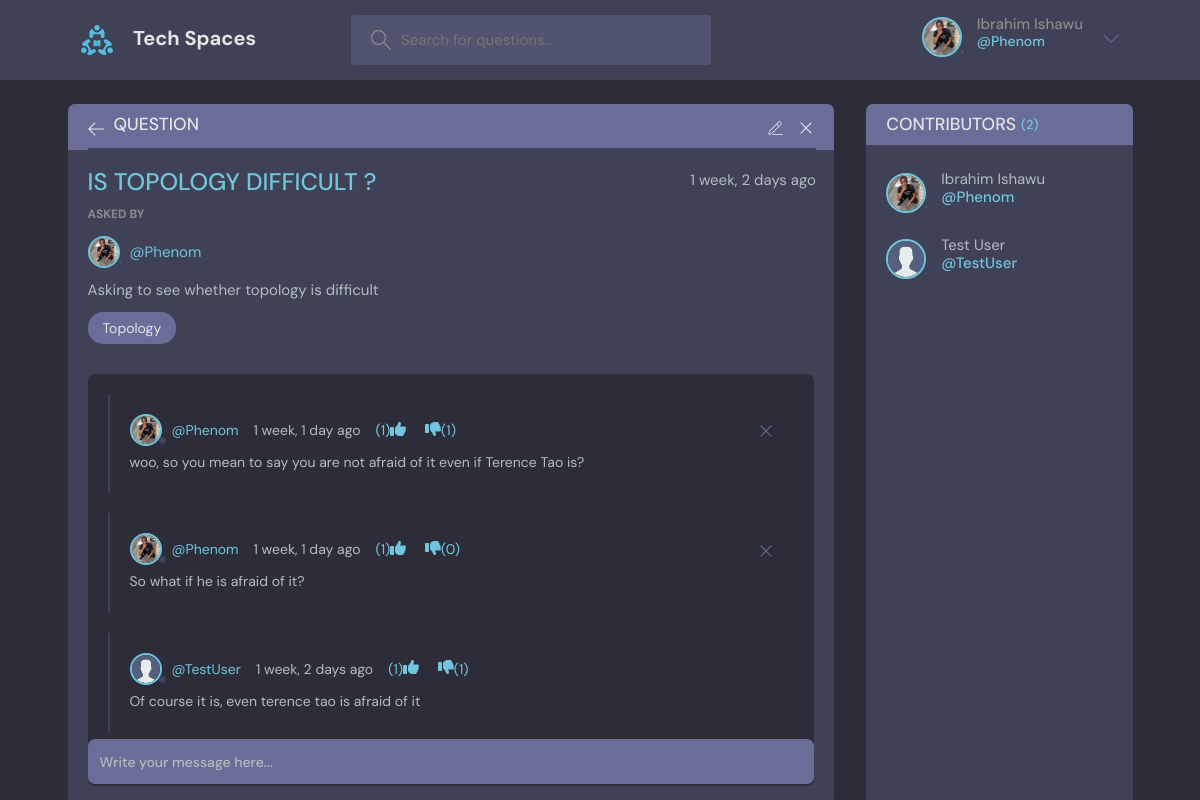
Page /question/1/view/ (signed in) on the earlier database version.
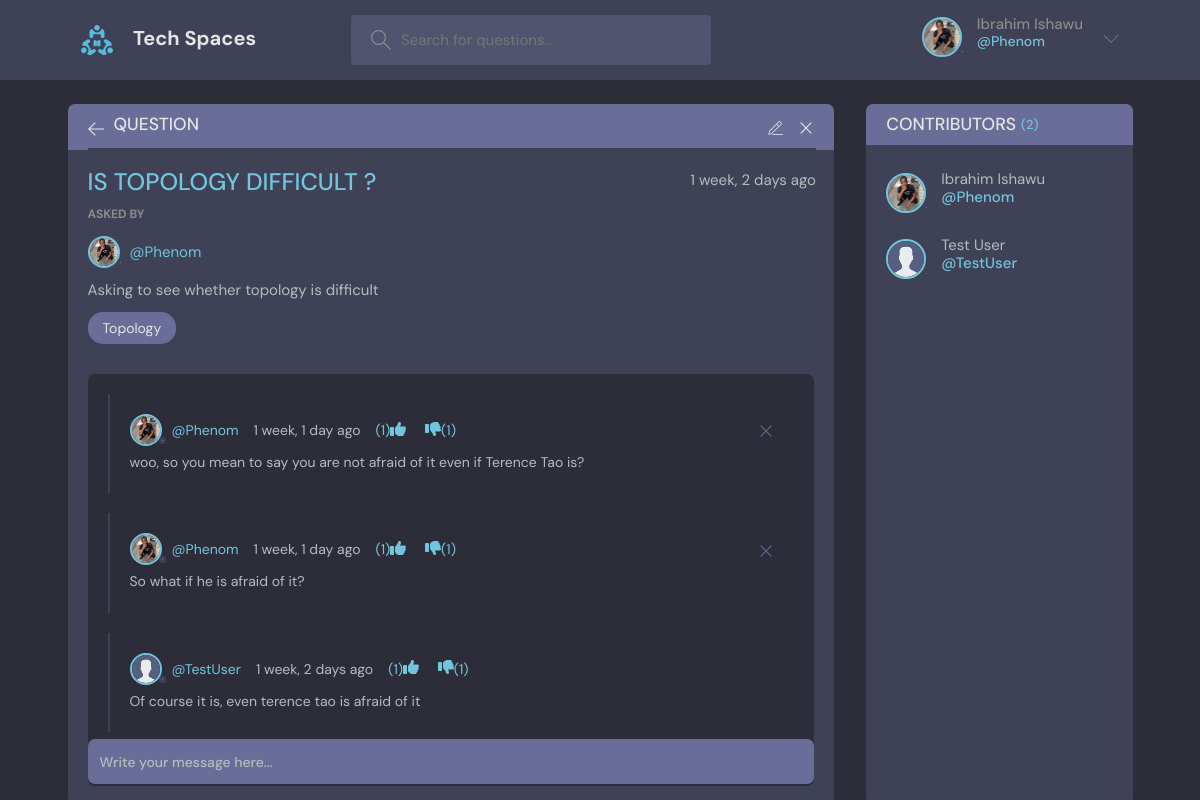
Same page on the later database version.
### core/models.py (models this page shows, shortened)
class Answer(models.Model):
    student = models.ForeignKey(User, on_delete=models.CASCADE)
    question = models.ForeignKey(Question, on_delete=models.CASCADE)
    body = models.TextField()
    updated = models.DateTimeField(auto_now=True)
    created = models.DateTimeField(auto_now_add=True)
    up_votes = models.PositiveIntegerField(default=0)
    down_votes = models.PositiveIntegerField(default=0)
    class Meta:
        ordering = ["-up_votes", "-created"]

class User(AbstractUser):
    name = models.CharField(max_length=200, null=True)
    email = models.EmailField(unique=True, null=True)
    bio = models.TextField(null=True)
    avatar = models.ImageField(null=True, default='avatar.svg', upload_to='avatars')
    REQUIRED_FIELDS = []
    def __str__(self):
        return self.username

### core/views.py (the view, shortened to what this page needs)
# urls.py: path('question/<int:pk>/view/', views.GetQuestionView.as_view(), name='get_question'),
class GetQuestionView(LoginRequiredMixin, View):
    def get(self, request, pk):
        question = get_object_or_404(Question, id=pk)
        answers = question.answer_set.all()
        students = question.contributors.all()
        context = {
            'question': question,
            'answers': answers,
            'contributors': students,
        }
        return render(request, 'core/question.html', context)

### core/models.py (called while the page is built)
    def __str__(self):
        return self.name

### core/templates/core/question.html (shortened to what the changed rows need)
{% extends 'core/base.html' %}
{% block content %}
    <main class="profile-page layout layout--2">
      <div class="container">
        <div class="room">
          <div class="room__box scroll">
            <div class="room__conversation">
              <div class="threads scroll">
              {% for answer in answers %}
                <div class="thread">
                  <div class="thread__top">
                    <div class="thread__author">
                      <a href="{% url 'profile' answer.student.username %}" class="thread__authorInfo">
                        <div class="avatar avatar--small">
                          <img src="{{ answer.student.avatar.url }}" />
                        </div>
                        <span>@{{ answer.student }}</span>
                      </a>
                      <span class="thread__date">{{ answer.created | timesince }} ago
                      </span>
                      <div>
                      <a href="{% url 'up_vote' answer.id %}">({{ answer.up_votes }})<i class="fas fa-thumbs-up me-4"></i></a>
                      <a href="{% url 'down_vote' answer.id %}"><i class="fas fa-thumbs-down "></i>({{ answer.down_votes }})</a>
                      </div>
                    </div>
                    {% if answer.student == request.user %}
                      <div class="thread__delete">
                        <a href="{% url 'delete_answer' answer.id %}">
                          <svg version="1.1" xmlns="http://www.w3.org/2000/svg" width="32" height="32" viewBox="0 0 32 32">
                            <title>remove</title>
                            <path
                              d="M27.314 6.019l-1.333-1.333-9.98 9.981-9.981-9.981-1.333 1.333 9.981 9.981-9.981 9.98 1.333 1.333 9.981-9.98 9.98 9.98 1.333-1.333-9.98-9.98 9.98-9.981z"
                            ></path>
                          </svg>
                        </a>
                      </div>
                    {% endif %}
                  </div>
                  <div class="thread__details">
                    {{ answer.body }}
                  </div>
                </div>
              {% endfor %}
              </div>
            </div>
          </div>
        </div>
      </div>
    </main>
{% endblock content %}

Differences in the rows shown:
changed Answer "So what if he is afraid of it?": down_votes "0" → "1"
